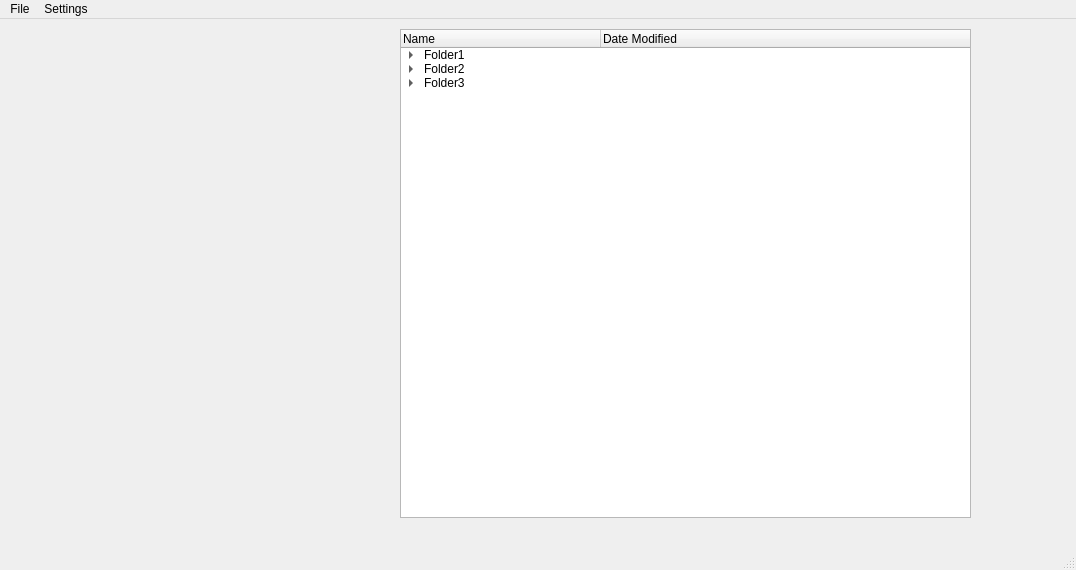
<?xml version="1.0" encoding="UTF-8"?>
<ui version="4.0">
 <class>MainWindow</class>
 <widget class="QMainWindow" name="MainWindow">
  <property name="geometry">
   <rect>
    <x>0</x>
    <y>0</y>
    <width>1076</width>
    <height>570</height>
   </rect>
  </property>
  <property name="windowTitle">
   <string>MainWindow</string>
  </property>
  <widget class="QWidget" name="centralwidget">
   <widget class="QTreeWidget" name="treeWidget">
    <property name="geometry">
     <rect>
      <x>400</x>
      <y>10</y>
      <width>571</width>
      <height>489</height>
     </rect>
    </property>
    <property name="autoExpandDelay">
     <number>-1</number>
    </property>
    <property name="uniformRowHeights">
     <bool>true</bool>
    </property>
    <property name="animated">
     <bool>true</bool>
    </property>
    <attribute name="headerCascadingSectionResizes">
     <bool>true</bool>
    </attribute>
    <attribute name="headerMinimumSectionSize">
     <number>98</number>
    </attribute>
    <attribute name="headerDefaultSectionSize">
     <number>200</number>
    </attribute>
    <attribute name="headerHighlightSections">
     <bool>true</bool>
    </attribute>
    <attribute name="headerShowSortIndicator" stdset="0">
     <bool>true</bool>
    </attribute>
    <column>
     <property name="text">
      <string>Name</string>
     </property>
    </column>
    <column>
     <property name="text">
      <string>Date Modified</string>
     </property>
    </column>
    <item>
     <property name="text">
      <string>Folder1</string>
     </property>
     <item>
      <property name="text">
       <string>SubFolder1</string>
      </property>
      <item>
       <property name="text">
        <string>Item1</string>
       </property>
      </item>
      <item>
       <property name="text">
        <string>Item2</string>
       </property>
      </item>
      <item>
       <property name="text">
        <string>SubFolder</string>
       </property>
       <item>
        <property name="text">
         <string>Item</string>
        </property>
       </item>
      </item>
     </item>
     <item>
      <property name="text">
       <string>SubFolder2</string>
      </property>
     </item>
    </item>
    <item>
     <property name="text">
      <string>Folder2</string>
     </property>
     <item>
      <property name="text">
       <string>SubFolder3</string>
      </property>
      <item>
       <property name="text">
        <string>Item3</string>
       </property>
      </item>
     </item>
    </item>
    <item>
     <property name="text">
      <string>Folder3</string>
     </property>
     <item>
      <property name="text">
       <string>Item3</string>
      </property>
     </item>
    </item>
   </widget>
  </widget>
  <widget class="QMenuBar" name="menubar">
   <property name="geometry">
    <rect>
     <x>0</x>
     <y>0</y>
     <width>1076</width>
     <height>22</height>
    </rect>
   </property>
   <property name="inputMethodHints">
    <set>Qt::ImhNone</set>
   </property>
   <widget class="QMenu" name="menuFile">
    <property name="title">
     <string>File</string>
    </property>
    <addaction name="actionLoad_Key"/>
    <addaction name="actionExit"/>
   </widget>
   <widget class="QMenu" name="menuSettings">
    <property name="title">
     <string>Settings</string>
    </property>
   </widget>
   <addaction name="menuFile"/>
   <addaction name="menuSettings"/>
  </widget>
  <widget class="QStatusBar" name="statusbar">
   <property name="sizePolicy">
    <sizepolicy hsizetype="Preferred" vsizetype="Preferred">
     <horstretch>0</horstretch>
     <verstretch>0</verstretch>
    </sizepolicy>
   </property>
   <property name="sizeGripEnabled">
    <bool>true</bool>
   </property>
  </widget>
  <action name="actionExit">
   <property name="text">
    <string>Exit</string>
   </property>
  </action>
  <action name="actionLoad_Key">
   <property name="text">
    <string>Load Key</string>
   </property>
  </action>
 </widget>
 <resources/>
 <connections/>
</ui>
